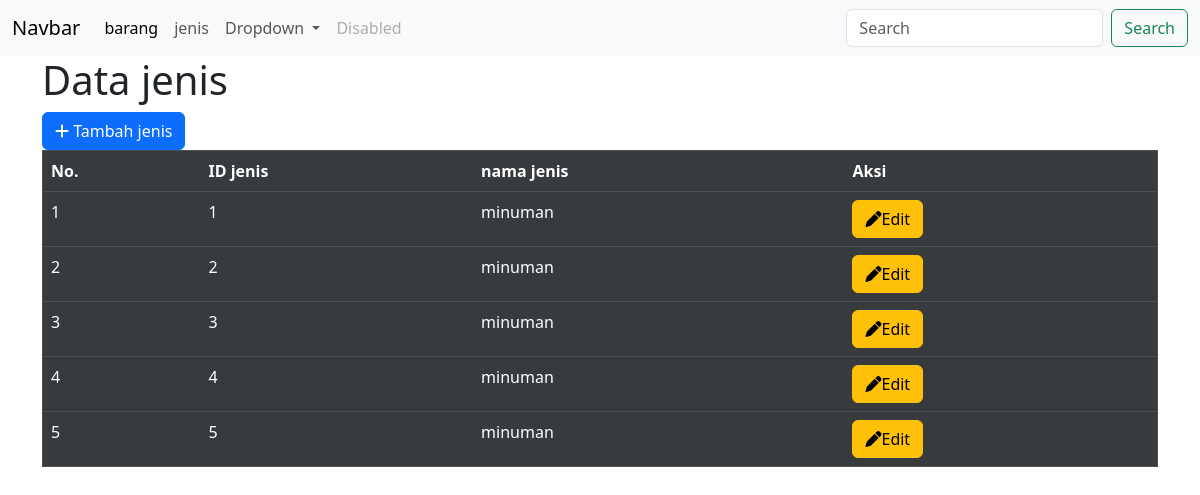
Before: /view/jenis/index.php with the older database file.
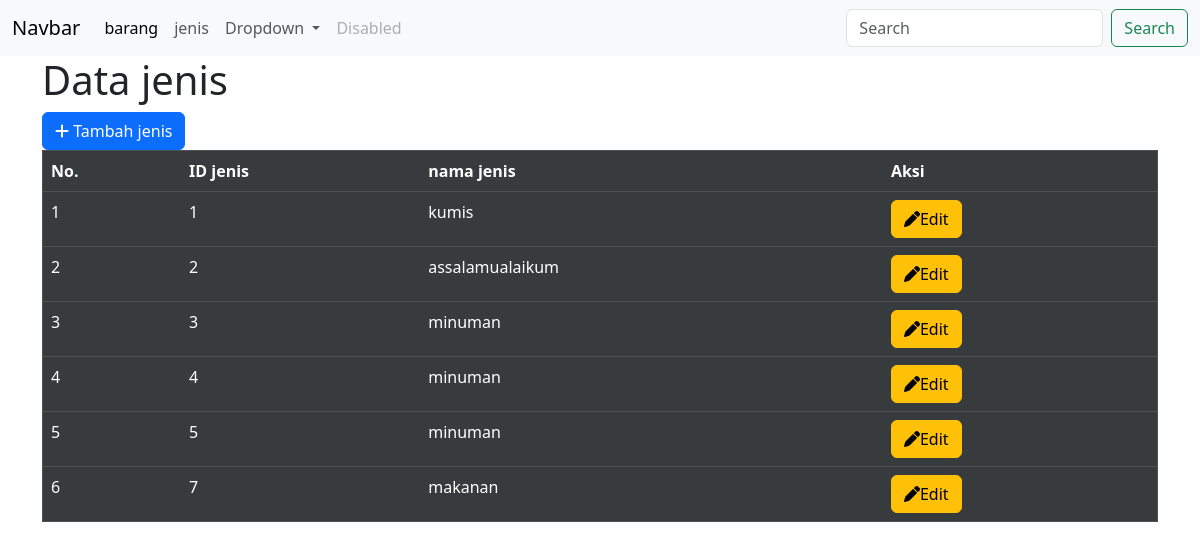
After: the same page with the newer database file.
### tables this page shows
CREATE TABLE `jenis` (
  `id_jenis` varchar(12) NOT NULL,
  `nama_jenis` varchar(50) DEFAULT NULL
);

### view/jenis/index.php (the view, shortened to what this page needs)
<!DOCTYPE html>
<html lang="en">
<head>
    <link rel="stylesheet" href="https://cdn.jsdelivr.net/npm/bootstrap@5.3.3/dist/css/bootstrap.min.css">
    <link rel="stylesheet" href="https://cdnjs.cloudflare.com/ajax/libs/font-awesome/6.2.0/css/all.min.css">
</head>
<body>
<nav class="navbar navbar-expand-lg navbar-light bg-light">
  <div class="container-fluid">
    <a class="navbar-brand" href="#">Navbar</a>
    <div class="collapse navbar-collapse" id="navbarSupportedContent">
      <ul class="navbar-nav me-auto mb-2 mb-lg-0">
        <li class="nav-item">
          <a class="nav-link active" aria-current="page" href="http://localhost/db_inventory_feri/view/barang/#">barang</a>
        </li>
        <li class="nav-item">
          <a class="nav-link" href="http://localhost/db_inventory_feri/view/jenis/">jenis</a>
        </li>
        <li class="nav-item dropdown">
          <a class="nav-link dropdown-toggle" href="#" id="navbarDropdown" role="button" data-bs-toggle="dropdown" aria-expanded="false">
            Dropdown
          </a>
        </li>
        <li class="nav-item">
          <a class="nav-link disabled" href="#" tabindex="-1" aria-disabled="true">Disabled</a>
        </li>
      </ul>
      <form class="d-flex">
        <input class="form-control me-2" type="search" placeholder="Search" aria-label="Search">
        <button class="btn btn-outline-success" type="submit">Search</button>
      </form>
    </div>
  </div>
</nav>
<div class="container">
    <h1>Data jenis </h1>
    <a href="tambah.php" class="btn btn-primary">
 <i class="fa-solid fa-plus"></i> Tambah jenis </a>
    <table border="1" class="table table-dark table-active ">
        <tr>
            <th>No.</th>
            <th>ID jenis</th>
            <th>nama jenis</th>
            <th>Aksi</th>
        </tr>
        <?php
             include '../../config/koneksi.php';
             $query = mysqli_query($conn, "SELECT * FROM jenis");
             $no=1;
             if(mysqli_num_rows($query)){
                while($result=mysqli_fetch_assoc($query)){
                ?>
                <tr>
                    <td><?php echo $no ?></td>
                    <td><?php echo $result['id_jenis'] ?></td>
                    <td><?php echo $result['nama_jenis'] ?></td>
                    <td>
                        <a href="view_edit.php?id_jenis=<?php echo $result['id_jenis']?>"
                        class="btn btn-warning"> <i class="fa-solid fa-pen"></i>Edit </a>
                    </td>
                </tr>
                <?php
                $no++;
             }
            } else {
                echo "Data kosong";
            }
            ?>
    </table>
    </div>
</body>
</html>

Changed rows visible on the page:
changed jenis id 1: nama_jenis "minuman" → "kumis"
changed jenis id 2: nama_jenis "minuman" → "assalamualaikum"
added jenis: id_jenis "7", nama_jenis "makanan"
